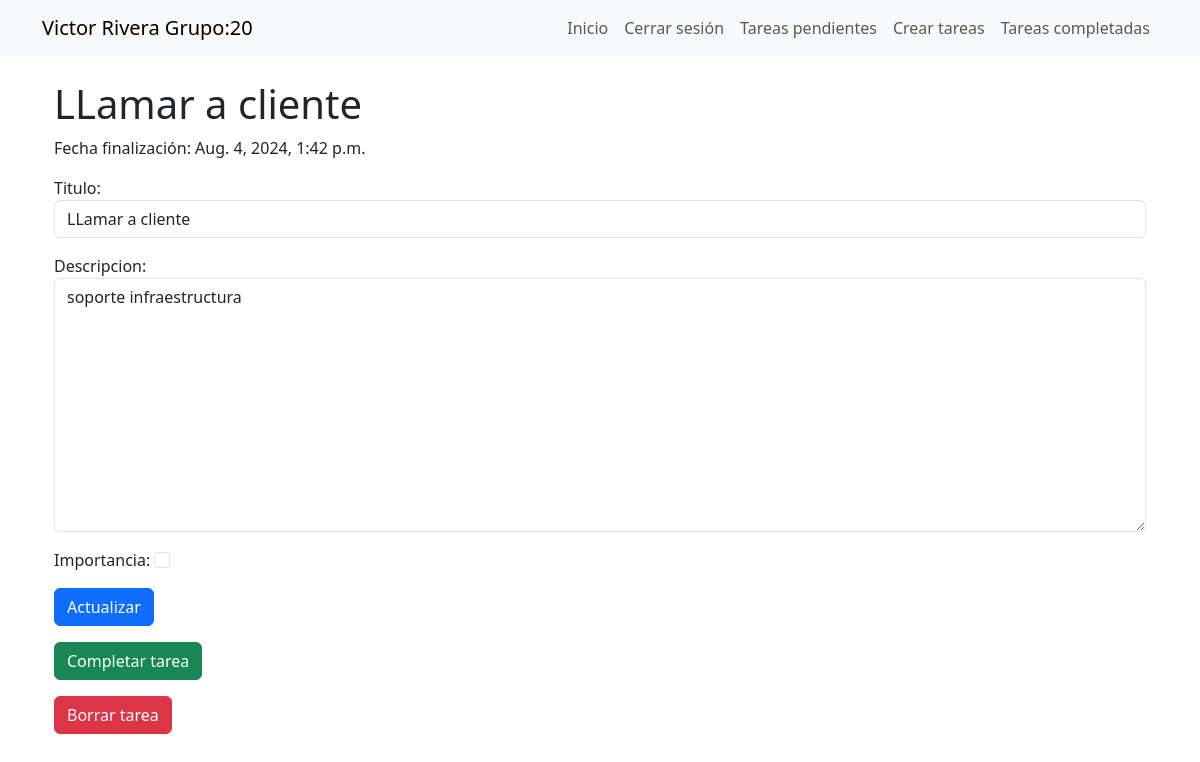
Screenshot of /tareas/9 (signed in) with the database file from the repository.
### tareas/models.py (models this page shows, shortened)
class Tarea(models.Model):
    titulo=models.CharField(max_length=100)
    descripcion=models.TextField(blank=True)
    creado=models.DateTimeField(auto_now_add=True)
    finalizado=models.DateTimeField(null=True)
    importancia=models.BooleanField(default=False)
    usuario=models.ForeignKey(User, on_delete=models.CASCADE)

### tareas/views.py (the view, shortened to what this page needs)
# urls.py: path('tareas/<int:tarea_id>', views.detalleTareas, name='detalleTareas'),
@login_required
def detalleTareas(request, tarea_id):
    if request.method=='GET':
        tarea = get_object_or_404(Tarea, pk=tarea_id,usuario=request.user)
        formulario = FormularioTareas(instance=tarea)
        return render(request, 'tareas_detalles.html', {'tarea': tarea, 'formulario': formulario})

### tareas/formularios.py
class FormularioTareas(forms.ModelForm):
    class Meta:
        model = Tarea
        fields = ['titulo', 'descripcion', 'importancia']
        widgets = {
            'titulo': forms.TextInput(attrs={'class': 'form-control'}),
            'descripcion': forms.Textarea(attrs={'class': 'form-control'}),
            'importancia': forms.CheckboxInput(attrs={'class': 'form-check-input'})
        }

### tareas/templates/tareas_detalles.html (shortened to what this page needs)
{% extends "templates.html" %}
{% block content %}
<main class="container mt-4">
    <h1>{{ tarea.titulo }}</h1>
    <p>Fecha finalización: {{ tarea.finalizado }}</p>
    <form action="" method="POST" class="mb-3">
        {{ formulario.as_p }}
        <button type="submit" class="btn btn-primary">Actualizar</button>
    </form>
    <form action="{% url 'tareasCompletadas' tarea.id %}" method="POST" class="mb-3">
        <button type="submit" class="btn btn-success">Completar tarea</button>
    </form>
    <form action="{% url 'borrarTareas' tarea.id %}" method="POST" class="mb-3">
        <button type="submit" class="btn btn-danger">Borrar tarea</button>
    </form>
</main>
{% endblock %}

### rows the page displays
Tarea: titulo "LLamar a cliente", finalizado "Aug. 4, 2024, 1:42 p.m.", descripcion "soporte infraestructura"
